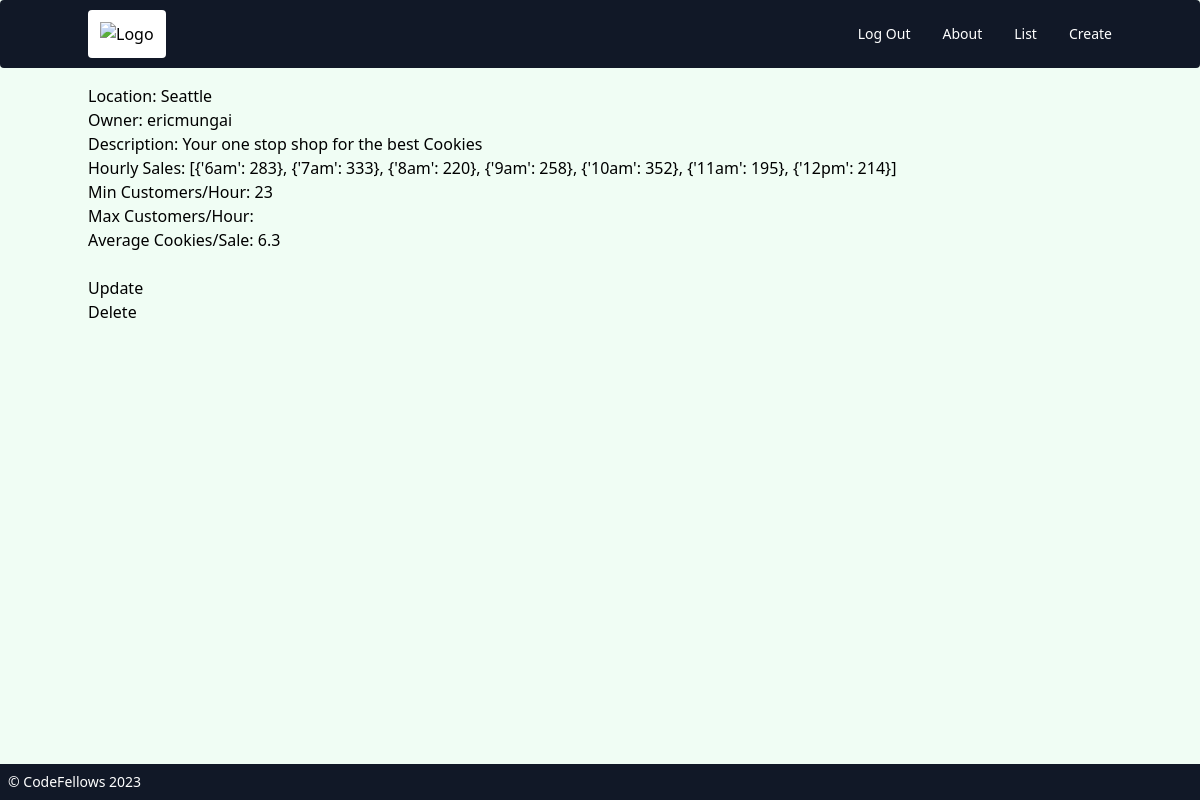
The app's page /cookie_stands/1/ (signed in) with its own data.
### cookie_stands/models.py (models this page shows, shortened)
class CookieStand(models.Model):
    location = models.CharField(max_length=256)
    owner = models.ForeignKey(
        get_user_model(), on_delete=models.CASCADE, null=True, blank=True
    )
    description = models.TextField(blank=True)
    hourly_sales = models.JSONField(default=list, null=True)
    minimum_customers_per_hour = models.IntegerField(default=0)
    maximum_customers_per_hour = models.IntegerField(default=0)
    average_cookies_per_sale = models.FloatField(default=0)

### accounts/models.py (models this page shows)
class CustomUser(AbstractUser):
    pass
    def __str__(self):
        return self.username

### cookie_stands/views_front.py (the view)
class CookieStandDetailView(LoginRequiredMixin, DetailView):
    template_name = "cookie_stands/cookie_stand_detail.html"
    model = CookieStand

### templates/cookie_stands/cookie_stand_detail.html
{% extends 'base.html' %}
{% block content %}
  <div>
    <h2>Location:  {{ object.location }}</h2>
    <p>Owner: {{ object.owner }}</p>
    <p>Description: {{ object.description }}</p>
    <p>Hourly Sales: {{ object.hourly_sales }}</p>
    <p>Min Customers/Hour: {{ object.minimum_customers_per_hour }}</p>
    <p>Max Customers/Hour: {{ object.maximum_customer_per_hour }}</p>
    <p>Average Cookies/Sale: {{ object.average_cookies_per_sale }}</p>
  </div>
  <br>
  <div>
    <p><a href="{% url 'cookie_stand_update' object.pk %}">Update</a></p>
    <p><a href="{% url 'cookie_stand_delete' object.pk %}">Delete</a></p>
  </div>
{% endblock content %}

### templates/base.html (shortened to what this page needs)
{% load static %}
<!doctype html>
<html lang="en">
<head>
 <script src="https://cdn.tailwindcss.com"></script>
</head>
<body class="bg-green-50">
<header>
  <nav class="bg-gray-900 border-gray-200 px-2 sm:px-4 py-2.5 rounded dark:bg-gray-800">
        <div class="container flex flex-wrap items-center justify-between mx-auto">
          <a href="{% url 'home' %}">
              <img src="https://upload.wikimedia.org/wikipedia/commons/7/78/Things_Logo.svg" class="p-3 h-12 bg-white rounded" alt="Logo" />
          </a>
          <div class="hidden w-full md:block md:w-auto" id="mobile-menu">
            <ul class="flex flex-col mt-4 md:flex-row md:space-x-8 md:mt-0 md:text-sm md:font-medium">
            {% if request.user.is_authenticated %}
            <li>
                <a href="{% url 'logout' %}" class="block py-2 pl-3 pr-4 text-white bg-green-700 rounded md:bg-transparent  md:p-0 dark:text-white" aria-current="page">Log Out</a>
              </li>
              {% else %}
              <li>
                <a href="{% url 'login' %}" class="block py-2 pl-3 pr-4 text-white bg-green-700 rounded md:bg-transparent  md:p-0 dark:text-white" aria-current="page">Log In</a>
              </li>
            {% endif %}
              <li>
                <a href="{% url 'about' %}" class="block py-2 pl-3 pr-4 text-white border-b border-gray-100 hover:bg-gray-50 md:hover:bg-transparent md:border-0 md:hover:text-green-700 md:p-0 dark:text-gray-400 md:dark:hover:text-white dark:hover:bg-gray-700 dark:hover:text-white md:dark:hover:bg-transparent dark:border-gray-700">About</a>
              </li>
              {% if request.user.is_authenticated %}
                <li>
                <a href="{% url 'cookie_stand_list' %}" class="block py-2 pl-3 pr-4 text-white border-b border-gray-100 hover:bg-gray-50 md:hover:bg-transparent md:border-0 md:hover:text-green-700 md:p-0 dark:text-gray-400 md:dark:hover:text-white dark:hover:bg-gray-700 dark:hover:text-white md:dark:hover:bg-transparent dark:border-gray-700">List</a>
                </li>
                 <li>
                <a href="{% url 'cookie_stand_create' %}" class="block py-2 pl-3 pr-4 text-white border-b border-gray-100 hover:bg-gray-50 md:hover:bg-transparent md:border-0 md:hover:text-green-700 md:p-0 dark:text-gray-400 md:dark:hover:text-white dark:hover:bg-gray-700 dark:hover:text-white md:dark:hover:bg-transparent dark:border-gray-700">Create</a>
                </li>
              {% endif %}
            </ul>
          </div>
        </div>
      </nav>
</header>
<main>
<div class="container mx-auto mt-4">
  {% block content %}
  {% endblock content %}
</div>
</main>
<footer
      class="bg-gray-900
             text-sm text-white
             fixed
             inset-x-0
             bottom-0
             p-2">
      &copy; CodeFellows 2023
    </footer>
</body>
</html>

### records on screen
CookieStand: location "Seattle", owner "ericmungai", description "Your one stop shop for the best Cookies", hourly_sales "[{'6am': 283}, {'7am': 333}, {'8am': 220}, {'9am': 258}, {'10am': 352}, {'11am': 195}, {'12pm': 214}]", minimum_customers_per_hour "23", average_cookies_per_sale "6.3"
